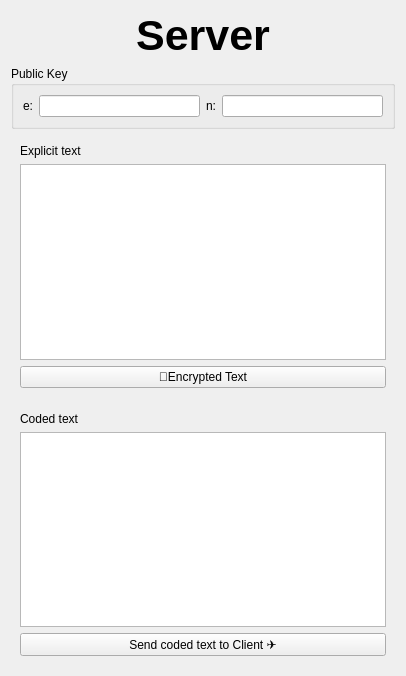
<?xml version="1.0" encoding="UTF-8"?>
<ui version="4.0">
 <class>Server</class>
 <widget class="QWidget" name="Server">
  <property name="geometry">
   <rect>
    <x>0</x>
    <y>0</y>
    <width>406</width>
    <height>676</height>
   </rect>
  </property>
  <property name="windowTitle">
   <string>Form</string>
  </property>
  <layout class="QVBoxLayout" name="verticalLayout_3">
   <item>
    <widget class="QLabel" name="label_13">
     <property name="font">
      <font>
       <pointsize>32</pointsize>
       <bold>true</bold>
      </font>
     </property>
     <property name="text">
      <string>Server</string>
     </property>
     <property name="alignment">
      <set>Qt::AlignCenter</set>
     </property>
    </widget>
   </item>
   <item>
    <widget class="QGroupBox" name="groupBox_3">
     <property name="title">
      <string>Public Key</string>
     </property>
     <layout class="QGridLayout" name="gridLayout">
      <item row="0" column="0">
       <widget class="QLabel" name="label_19">
        <property name="maximumSize">
         <size>
          <width>15</width>
          <height>16777215</height>
         </size>
        </property>
        <property name="text">
         <string>e:</string>
        </property>
       </widget>
      </item>
      <item row="0" column="1">
       <widget class="QLineEdit" name="le_public_e"/>
      </item>
      <item row="0" column="2">
       <widget class="QLabel" name="label_20">
        <property name="maximumSize">
         <size>
          <width>15</width>
          <height>16777215</height>
         </size>
        </property>
        <property name="text">
         <string>n:</string>
        </property>
       </widget>
      </item>
      <item row="0" column="4">
       <widget class="QLineEdit" name="le_public_n"/>
      </item>
     </layout>
    </widget>
   </item>
   <item>
    <widget class="QWidget" name="widget_3" native="true">
     <layout class="QVBoxLayout" name="verticalLayout">
      <item>
       <widget class="QLabel" name="label_22">
        <property name="text">
         <string>Explicit text</string>
        </property>
       </widget>
      </item>
      <item>
       <widget class="QPlainTextEdit" name="pteExplicitText"/>
      </item>
      <item>
       <widget class="QPushButton" name="btnEncrypt">
        <property name="text">
         <string>🔐Encrypted Text</string>
        </property>
       </widget>
      </item>
     </layout>
    </widget>
   </item>
   <item>
    <widget class="QWidget" name="widget_4" native="true">
     <layout class="QVBoxLayout" name="verticalLayout_2">
      <item>
       <widget class="QLabel" name="label_23">
        <property name="text">
         <string>Coded text</string>
        </property>
       </widget>
      </item>
      <item>
       <widget class="QTextBrowser" name="tbCodedText"/>
      </item>
      <item>
       <widget class="QPushButton" name="btnSendCodedText">
        <property name="text">
         <string>Send coded text to Client ✈</string>
        </property>
       </widget>
      </item>
     </layout>
    </widget>
   </item>
  </layout>
 </widget>
 <resources/>
 <connections/>
</ui>
